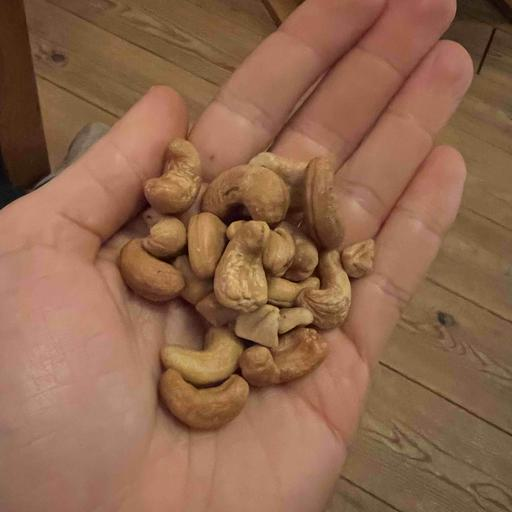
#> input picture images/20231227_raisin_pastry.png, 512 x 512 px
$ python -i nutrition_image.py   (imports and definitions only)
#> lines starting #> are read from the running program, lines starting #| are printed output that depends on the picture
import os
import io
import re
from datetime import datetime
from PIL import Image
import base64
import subprocess
import tempfile
from icecream import ic

def convert_heic_to_jpeg(heic_path, jpeg_path):
    # subprocess.run(["convert", heic_path, jpeg_path], check=True)
    subprocess.run(["magick", "convert", heic_path, jpeg_path], check=True)

def is_heic_image(image_data):
    # HEIC files typically contain the string 'ftypheic' somewhere in their first few kilobytes.
    # This is a very rough heuristic and may not work for all HEIC files.
    return b'ftypheic' in image_data[:12] or b'ftypheix' in image_data[:12] or b'ftypmif1' in image_data[:12] or b'ftypmsf1' in image_data[:12]


def save_image(stored_image_data, file_name):
    if (file_name is None) or (len(file_name) <= 1):
        file_name = 'template'
            # Decode the base64 string
    image_data = base64.b64decode(stored_image_data)

    # Create the filename
    today_str = datetime.now().strftime('%Y%m%d')
    item_name = file_name.replace(' ', '_')
    filename = f"{today_str}_{item_name}.png"

    # Define the path to the images folder relative to the root of the project
    script_dir = os.path.dirname(__file__)  # Directory of the current script
    root_dir = os.path.dirname(script_dir)  # Root directory of the project
    images_folder = os.path.join(root_dir, 'assets', 'images')

    # Create the directory if it doesn't exist
    if not os.path.exists(images_folder):
        os.makedirs(images_folder)

    # Full path for the image
    image_path = os.path.join(images_folder, filename)

    # Save the image
    with open(image_path, 'wb') as f:
        f.write(image_data)

    print(f"Image saved as {filename}")


def resize_and_crop_image(base64_images, pixels_size=512):

    # Check if base64_images is a list and extract the first element if true
    if isinstance(base64_images, list):
        if not base64_images:  # Check if the list is empty
            return None  # Or handle this case as appropriate for your application
        base64_image = base64_images[0]  # Use the first image
    else:
        # If base64_images is not a list, assume it's a single image string
        base64_image = base64_images


    # Split the string on the comma to remove the data URI scheme
    # and only keep the actual base64-encoded data.
    if ',' in base64_image:
        _, encoded_image = base64_image.split(',', 1)
    else:
        # If there's no comma found, assume the whole string is the encoded image
        encoded_image = base64_image

    image_data = base64.b64decode(encoded_image)

    try:
        image = Image.open(io.BytesIO(image_data))
        # If the format is not directly supported by PIL (Pillow), attempt HEIC detection.
        if image.format not in ['PNG', 'JPEG', 'JPG'] and not is_heic_image(image_data):
            return None, "Unsupported image format. Only PNG, JPG, JPEG, and HEIC are supported."
    except IOError:
        # Attempt to handle HEIC if Pillow fails to recognize the image
        if is_heic_image(image_data):
            with tempfile.NamedTemporaryFile(suffix='.heic', delete=False) as heic_file:
                heic_file.write(image_data)
                heic_file_path = heic_file.name

            jpeg_file_path = tempfile.mktemp(suffix='.jpeg')
            convert_heic_to_jpeg(heic_file_path, jpeg_file_path)

            with open(jpeg_file_path, 'rb') as jpeg_file:
                image_data = jpeg_file.read()

            # Clean up the temporary files
            os.remove(heic_file_path)
            os.remove(jpeg_file_path)

            image = Image.open(io.BytesIO(image_data))
        else:
            return None, "Unsupported image format. Only PNG, JPG, JPEG, and HEIC are supported."


    # Pillow can identify the format of the image
    image_format = image.format

    # Proceed with resizing and cropping
    width, height = image.size
    new_size = min(width, height)
    ratio = pixels_size / new_size
    new_width, new_height = int(ratio * width), int(ratio * height)
    image = image.resize((new_width, new_height), Image.Resampling.LANCZOS)
    left = (new_width - pixels_size) / 2
    top = (new_height - pixels_size) / 2
    right = (new_width + pixels_size) / 2
    bottom = (new_height + pixels_size) / 2
    image = image.crop((left, top, right, bottom))

    # Convert the image to RGB mode if it's in a different mode
    if image.mode != 'RGB':
        image = image.convert('RGB')

    # Convert the processed image back to binary data for storage
    buffered = io.BytesIO()
    image.save(buffered, format="JPEG")  # Save as JPEG or use image_format if appropriate
    processed_image_data = base64.b64encode(buffered.getvalue()).decode()

    # Return the processed image data and the original image format
    return processed_image_data, image_format

>>> import cv2
>>> picture = cv2.imread('../images/20231227_raisin_pastry.png', cv2.IMREAD_GRAYSCALE)
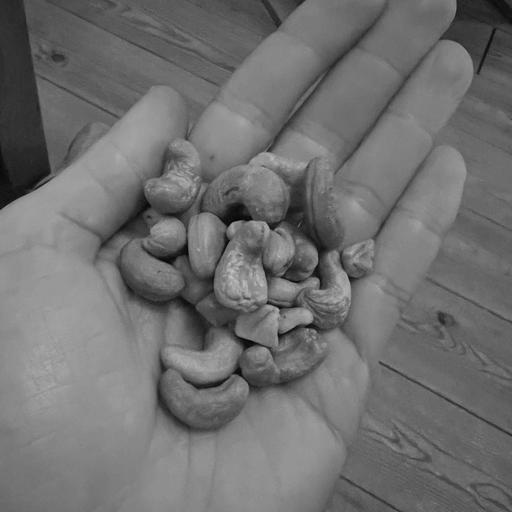
#> picture: shape (512, 512); min 0, max 198, mean 111.8
>>> result = resize_and_crop_image(picture)

$ run again, on images/20231228_Butter_Biscuit.png
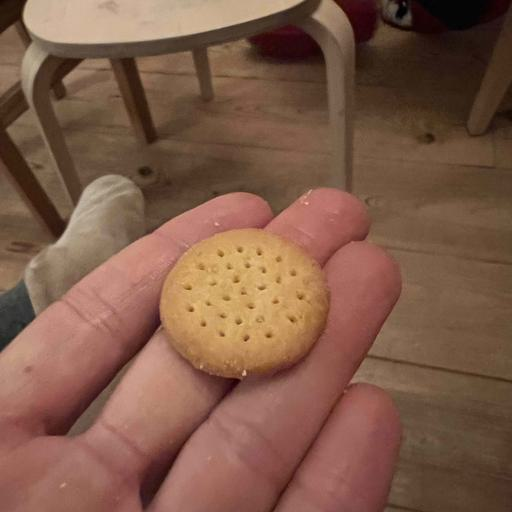
#> input picture images/20231228_Butter_Biscuit.png, 512 x 512 px
#> `picture = cv2.imread('../images/20231227_raisin_pastry.png', cv2.IMREA..`:
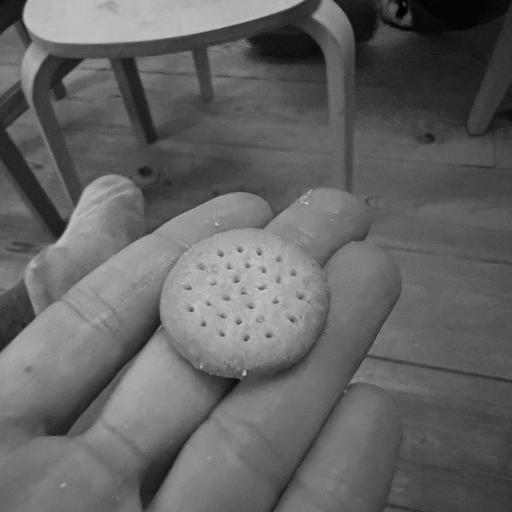
#> picture: shape (512, 512); min 0, max 203, mean 99.2

$ run again, on images/20231228_Chocolate_Seashell.png
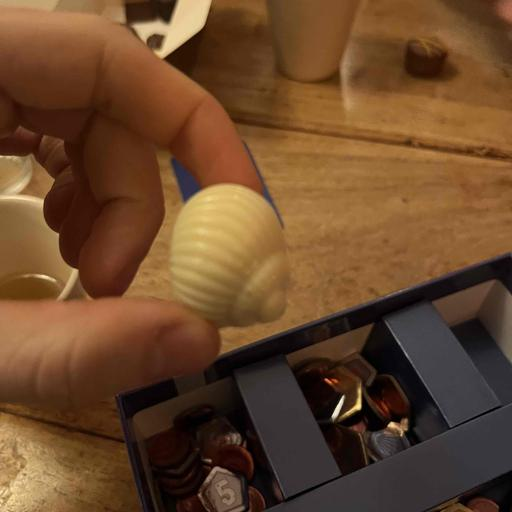
#> input picture images/20231228_Chocolate_Seashell.png, 512 x 512 px
#> `picture = cv2.imread('../images/20231227_raisin_pastry.png', cv2.IMREA..`:
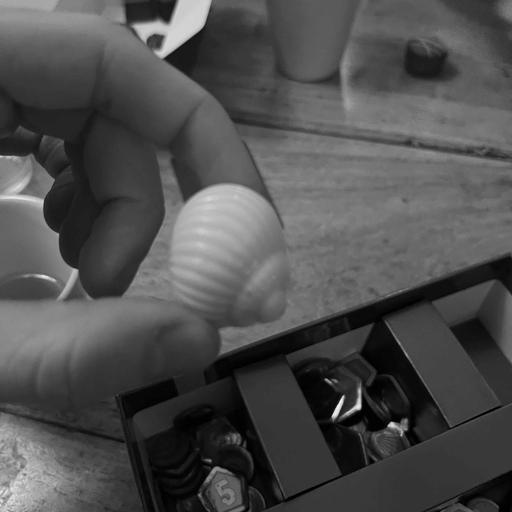
#> picture: shape (512, 512); min 0, max 253, mean 78.8
